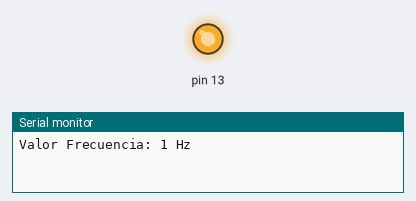
Bench run of a sketch on a simulated Arduino Uno, built with avr-gcc and run on an emulated ATmega328P. On the bench: output pins drawn as LEDs (lit = HIGH), the last lines printed to the serial monitor.

Above: at 0.1 s.
At 39.93 s:
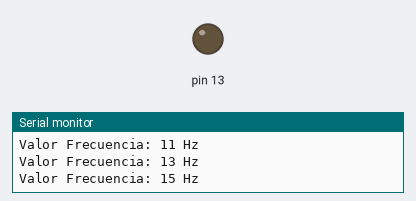
Timing chart, 0 to 40.0 s (numbered marks = the images above):
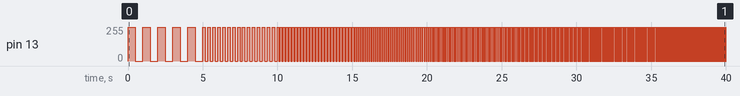

The sketch:

clase6_desafio1.ino
```cpp
int f=1;


void setup() {
  // put your setup code here, to run once:
  Serial.begin(9600);
  pinMode(13,OUTPUT );

}

void loop() {
  // put your main code here, to run repeatedly:
  Serial.print("Valor Frecuencia: ");
  Serial.print(f);
  Serial.print(" Hz \n");
  for (float i = 0; i<5; i+=float(1.0/f)){
    digitalWrite(13,HIGH);
    delay(float(500/f));
    digitalWrite(13,LOW);
    delay(float(500/f));
  }
  f+=2;


}
```

Measured:
- by itself, pin 13: goes 5 × (255/255 0.50 s, 0/255 0.50 s), 15 × (255/255 0.17 s, 0/255 0.17 s), 62 × (255/255 0.10 s, 0/255 0.10 s), 237 × (255/255 0.06 s, 0/255 0.06 s), 255/255 0.03 s, then 0/255
